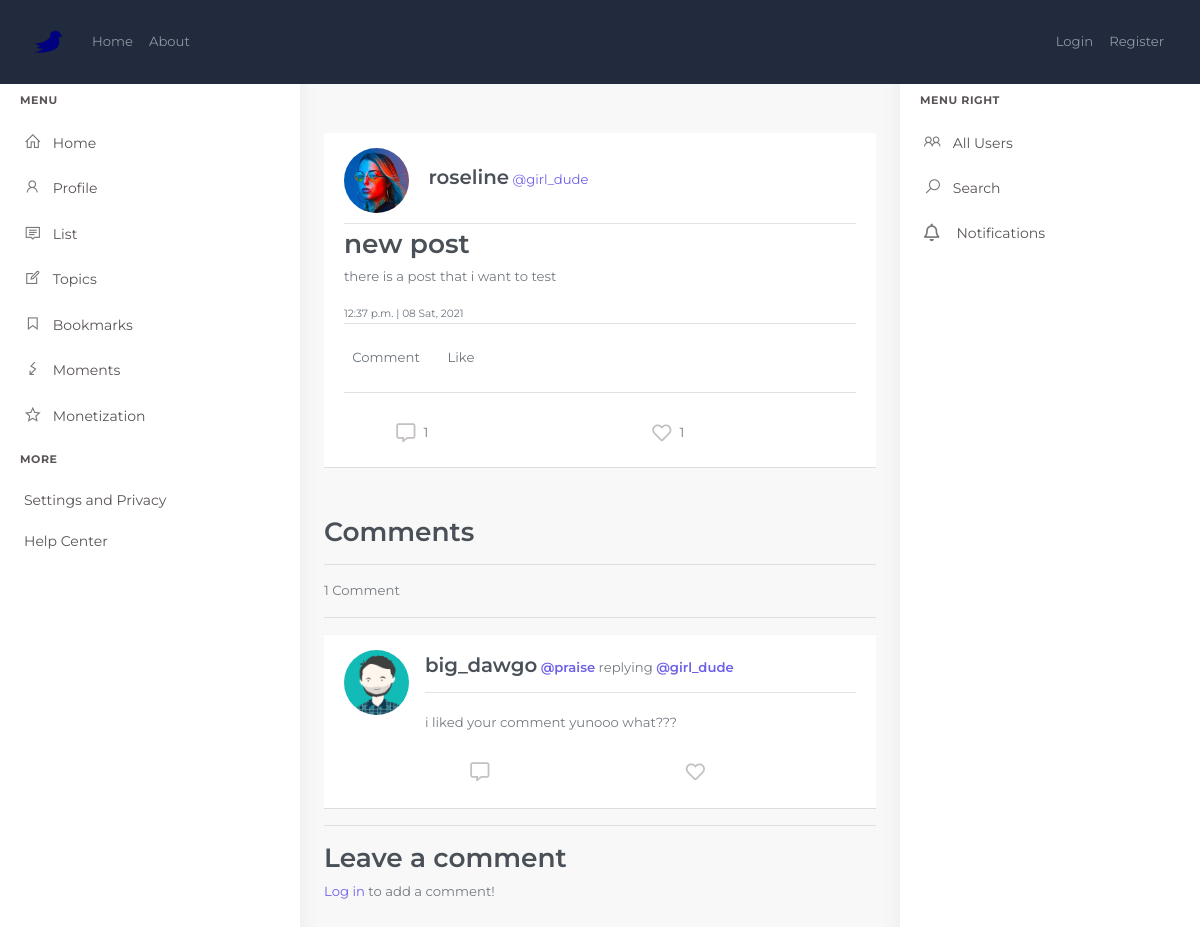
The page /post/18/ on the database as committed earlier.
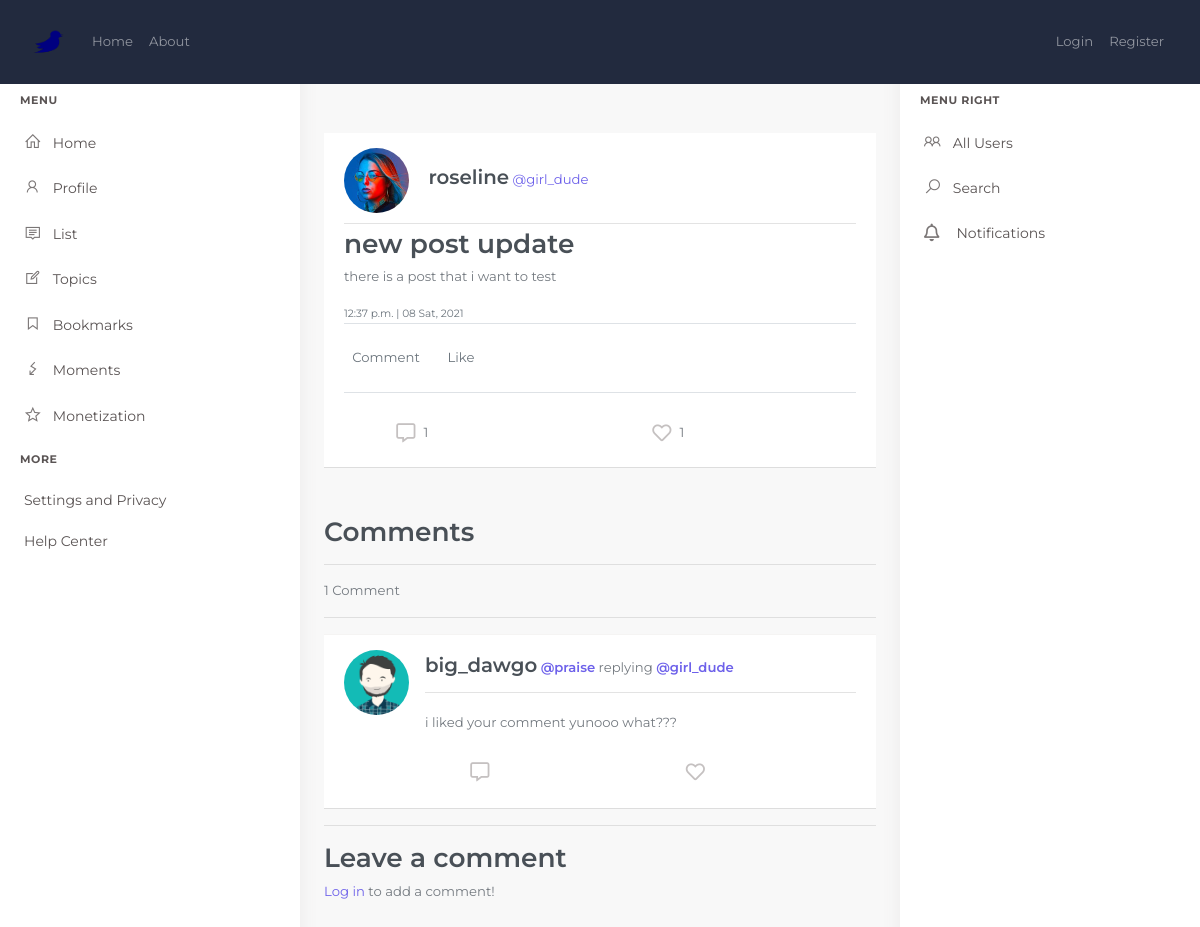
The same page on the database as committed later.
### blog/models.py (models this page shows, shortened)
class Post(models.Model):
    title = models.CharField(max_length=100)
    content = models.TextField()
    date_posted = models.DateTimeField(default=timezone.now)
    author = models.ForeignKey(User, on_delete=models.CASCADE)
    liked = models.ManyToManyField(Profile, blank=True, related_name='likes')
    objects = models.Manager()
    @property
    def number_of_comments(self):
        return Comment.objects.filter(post=self).count()
    @property
    def num_likes(self):
        return self.liked.all().count()

### users/models.py (models this page shows, shortened)
class Profile(models.Model):
    user = models.OneToOneField(User, on_delete=models.CASCADE)
    displayname = models.CharField('Name', default='', max_length=25, blank=True, null=True)
    slug = AutoSlugField(populate_from='user', null=True)
    bio = models.TextField(default='', blank=True, null=True)
    birthday = models.DateField('Birthday', blank=True, null=True)
    image = models.ImageField(default='default.png', upload_to='profile_pics', blank=True, null=True)
    coverimage = models.ImageField(default='default_cover.jpg', upload_to='cover_pics', blank=True, null=True)
    followers = models.ManyToManyField("Profile", blank=True)
    def get_absolute_url(self):
        return "/users/profile/{}".format(self.slug)

### blog/views.py (the view, shortened to what this page needs)
# urls.py: path('post/<int:pk>/', PostDetailView.as_view(), name='post-detail'),
class PostDetailView(DetailView):
    model = Post
    template_name = 'blog/post_detail.html'
    def get_context_data(self, *args, **kwargs):
        context = super().get_context_data(**kwargs)
        likers = Like.objects.filter(post=self.get_object())
        print(likers, "likers")
        context['liker'] = likers
        comments = Comment.objects.filter(post=self.get_object()).order_by('date_added')
        context['comments'] = comments
        return context

### blog/templates/blog/post_detail.html (shortened to what the changed rows need)
{% extends "blog/base.html" %}
    {% block content %}
    <div class="main-content detail">
      <div class="page-content post">
          <div class="container-fluid">
            <article class="media content-section detail-post">
                  <div class="media-body">
                    <div class="article-metadata">
                      <a href="{{ object.author.profile.get_absolute_url }}">
                        <img class="rounded-circle article-img" alt="{{ object.author }}" src="{{ object.author.profile.image.url }}" />
                      </a>
                      <span class="h4">{{ post.author.profile.displayname }}</span>
                      <a class="mr-2 username" href="{{object.author.profile.get_absolute_url}}"><span>@</span>{{ object.author }}</a>
                        <div class="dropdown float-right position-relative mt-2">
                          <a href="#" class="dropdown-toggle h4 text-muted" data-toggle="dropdown"
                              aria-expanded="false">
                          </a>
                      </div>
                    </div>
                    <div class="border-bottom post_detail_section border-sm">
                      <h2 class="article-title">{{ object.title }}</h2>
                      <p class="article-content">{{ object.content }}</p>
                      <small class="text-muted post_detail_time">{{ object.date_posted|time }} <span>|</span> {{ object.date_posted|date:'m D, Y' }}</small>
                    </div>
                      <div class="action-btns d-flex text-center justify-content-around align-items-center mx-auto" >
                        <a href="#comment" class="d-flex align-items-center btn">
                          <i class="far fa-comment-alt icons"></i><span class="ml-2">{{ object.number_of_comments }}</span>
                        </a>
                        {% if user.is_authenticated %}
                          {% if object in user_liked_post %}
                            <form action="{% url 'like_post' %}" method="POST" id="{{object.id}}" class="like-form ">
                              {% csrf_token %}
                              <input type="hidden" name="post_id" value={{object.id}}>
                              <button type="submit" name="post_id" value="{{post.id}}" class="btn d-flex align-items-center like-btn{{object.id}}">
                                  <i class="fa fa-heart icons like-btn{{object.id}}" style="color: red;"></i><span class="ml-2 like-count{{object.id}}">{{ object.num_likes }}</span>
                              </button>
                            </form>
                          {% else %}
                            <form action="{% url 'like_post' %}" method="POST" id="{{object.id}}" class="like-form ">
                              {% csrf_token %}
                              <input type="hidden" name="post_id" value={{object.id}}>
                              <button type="submit" name="post_id" value="{{post.id}}" class="btn d-flex align-items-center like-btn{{object.id}}">
                                  <i class="far fa-heart icons like-btn{{object.id}}"></i><span class="ml-2 like-count{{object.id}}">{{ object.num_likes }}</span>
                              </button>
                            </form>
                          {% endif %}
                        {% else %}
                          <button name="post_id" value="{{post.id}}" class="btn d-flex align-items-center like-btn{{object.id}}">
                              <i class="far fa-heart icons like-btn{{object.id}}"></i><span class="ml-2 like-count{{object.id}}">{{ object.num_likes }}</span>
                          </button>
                        {% endif %}
                      </div>
                  </div>
            </article>
            <div class="blog_comment">
              <h2 class="mt-5">Comments</h2>
              <hr>
              {% if not comments %}
                <h5>No comments yet</h5>
              {% else %}
                <p>{{ object.number_of_comments }} Comment{{ object.number_of_comments|pluralize }}</p>
                <hr>
                {% for comment in comments %}
                  <article class="media content-section mb-3">
                    <a href="{{ comment.author.profile.get_absolute_url }}" >
                          <img class="rounded-circle article-img" alt="{{ comment.author }}" src="{{ comment.author.profile.image.url }}" />
                        </a>
                    <div class="media-body">
                      <div class="article-metadata post-detail d-flex justify-content-between align-items-center">
                        <div class="">
                          <span class="h4">{{ comment.author.profile.displayname }}</span>
                          <a class="h6" href="{{ comment.author.profile.get_absolute_url }}"><span>@</span>{{ comment.author }}</a><br class="d-block d-lg-none">
                          replying <a class="mr-2 h6" href="{{object.author.profile.get_absolute_url}}"><span>@</span>{{ object.author }}</a>
                        </div>
                        <div class="dropdown float-right position-relative mt-2">
                          <a href="#" class="dropdown-toggle h4 text-muted " data-toggle="dropdown"
                              aria-expanded="false">
                              <i class="fas fa-ellipsis-v"></i>
                          </a>
                        </div>
                      </div>
                      <div class=" pt-3">
                        <p class="article-content">{{ comment.content|safe  }}</p>
                      </div>
                        <div class="action-btns d-flex text-center justify-content-around align-items-center mx-auto" >
                            <button class="btn">
                              <i class="far fa-comment-alt icons"></i>
                            </button>
                            <button class="btn">
                              <i class="fa fa-retweet icons"></i>
                            </button>
                            <button class="btn">
                              <i class="far fa-heart icons"></i>
                            </button>
                            <button class="btn" id="{{comment.id}}" data-toggle="modal" data-target="#sharemodal-{{comment.id}}">
                              <i class="fas fa-share-alt icons "></i>
                            </button>
                        </div>
                    </div>
                  </article>
                {% endfor %}
              {% endif %}
            </div>
            <div class="post-comment" id="comment">
              <h2>Leave a comment</h2>
            </div>
          </div>
      </div>
    </div>
{% endblock content %}

Rows that differ between the two databases and show on the page:
changed Post "there is a post that i want to test": title "new post" → "new post update"
